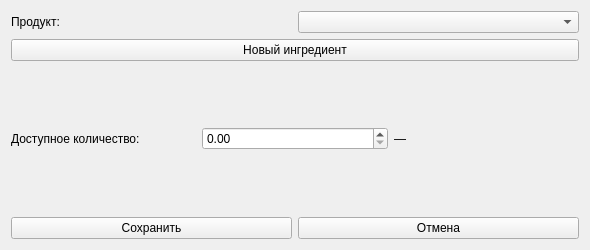
<?xml version='1.0' encoding='utf-8'?>
<ui version="4.0">
 <class>StockEditor</class>
 <widget class="QWidget" name="StockEditor">
  <property name="geometry">
   <rect>
    <x>0</x>
    <y>0</y>
    <width>590</width>
    <height>250</height>
   </rect>
  </property>
  <property name="windowTitle">
   <string>Домашний запас</string>
  </property>
  <layout class="QVBoxLayout" name="layout42">
   <item>
    <layout class="QHBoxLayout" name="layout39">
     <item>
      <widget class="QLabel" name="ingredientCaption">
       <property name="text">
        <string>Продукт:</string>
       </property>
       <property name="wordWrap">
        <bool>true</bool>
       </property>
      </widget>
     </item>
     <item>
      <widget class="QComboBox" name="ingredientCombo" />
     </item>
    </layout>
   </item>
   <item>
    <widget class="QPushButton" name="newIngredientButton">
     <property name="text">
      <string>Новый ингредиент</string>
     </property>
    </widget>
   </item>
   <item>
    <layout class="QHBoxLayout" name="layout40">
     <item>
      <widget class="QLabel" name="quantityCaption">
       <property name="text">
        <string>Доступное количество:</string>
       </property>
       <property name="wordWrap">
        <bool>true</bool>
       </property>
      </widget>
     </item>
     <item>
      <widget class="QDoubleSpinBox" name="quantitySpin">
       <property name="minimum">
        <double>0</double>
       </property>
       <property name="maximum">
        <double>999999.99</double>
       </property>
       <property name="value">
        <double>0</double>
       </property>
       <property name="decimals">
        <number>2</number>
       </property>
      </widget>
     </item>
     <item>
      <widget class="QLabel" name="unitLabel">
       <property name="text">
        <string>—</string>
       </property>
       <property name="wordWrap">
        <bool>true</bool>
       </property>
      </widget>
     </item>
    </layout>
   </item>
   <item>
    <layout class="QHBoxLayout" name="layout41">
     <item>
      <widget class="QPushButton" name="saveButton">
       <property name="text">
        <string>Сохранить</string>
       </property>
       <property name="enabled">
        <bool>true</bool>
       </property>
       </widget>
     </item>
     <item>
      <widget class="QPushButton" name="closeButton">
       <property name="text">
        <string>Отмена</string>
       </property>
      </widget>
     </item>
    </layout>
   </item>
  </layout>
 </widget>
 <resources />
 <connections />
</ui>
